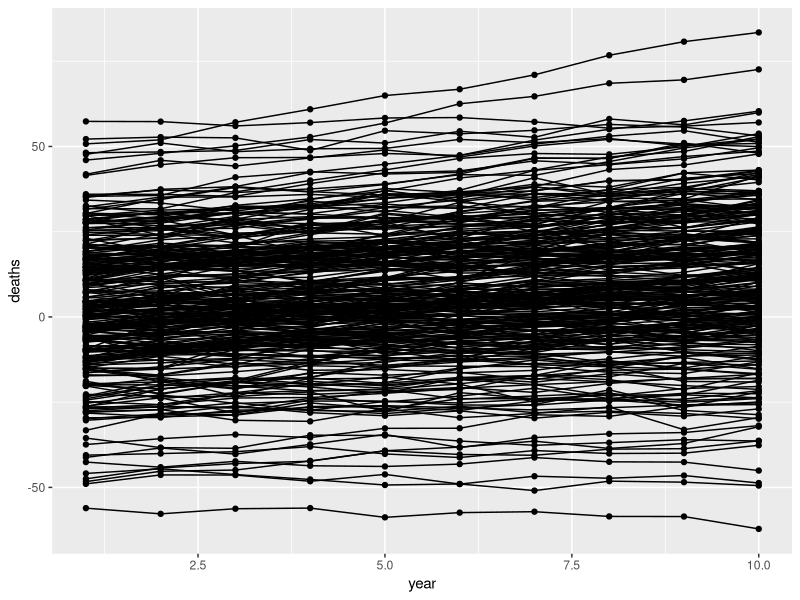
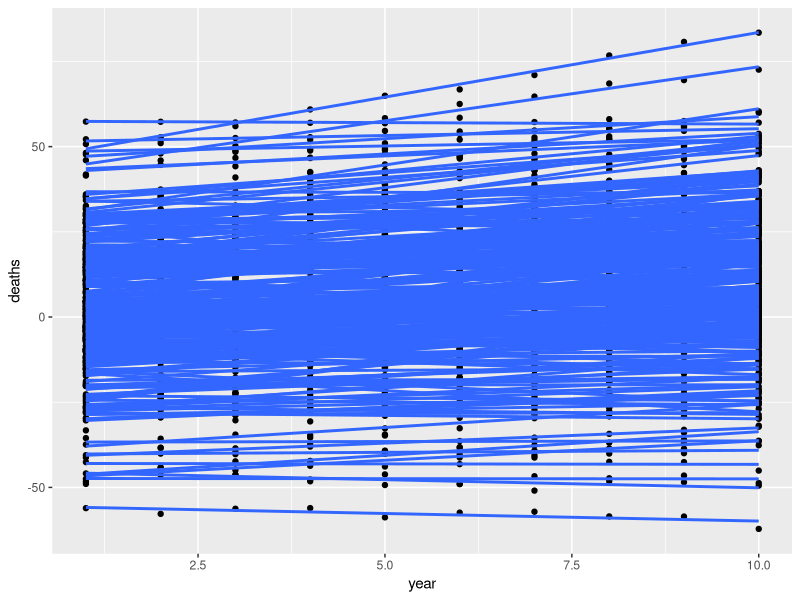
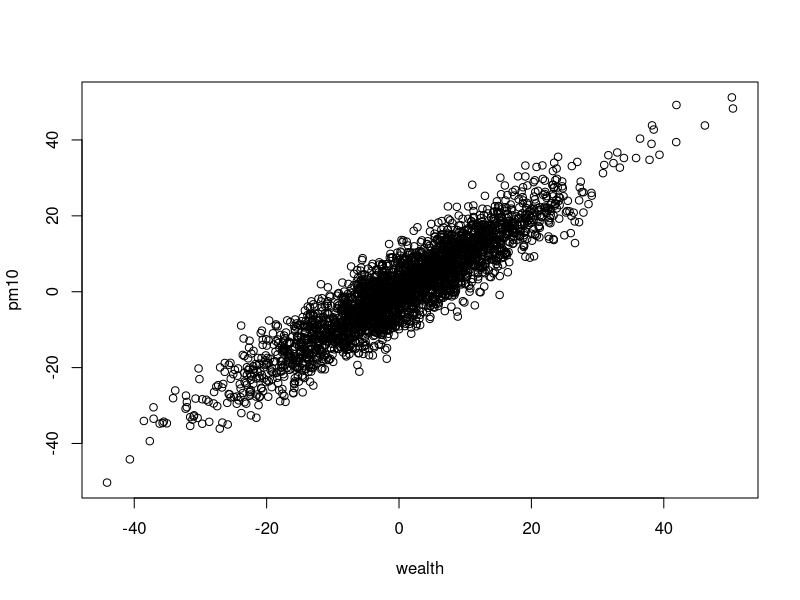

The R script that drew these images, in order: (Note: this script raises an error after producing the figures.)
## ---- chunk 1
#| warning: false
library(dplyr)
library(ggplot2)
## ---- chunk 2
nregion <- 300
region <- 1:300
wealth_int <- rnorm(nregion)
wealth_slope <- rnorm(nregion)
global_confounder <- rnorm(nregion, sd=10)
nyear <- 10

dat <- lapply(1:nregion, function(i)
  {
    tibble(
      region=i,
      year=1:nyear,
      # wealth goes up due to global confounder, year, random error
      wealth = global_confounder[i] + wealth_int[i] + year * wealth_slope[i] + rnorm(nyear),
      # PM10 only related to wealth and random error
      pm10 = wealth + rnorm(nyear, sd=5),
      # deaths go up due to global confounders, wealth, year and random term
      deaths = global_confounder[i] + wealth + rnorm(nyear) + year
    )
}) %>%
  bind_rows()
## ---- chunk 3
dat
## ---- chunk 4
ggplot(dat, aes(x=year, y=deaths)) +
  geom_point(aes(group=as.factor(region))) +
  geom_line(aes(group=as.factor(region)))
## ---- chunk 5
ggplot(dat, aes(x=year, y=deaths)) +
  geom_point(aes(group=as.factor(region))) +
  geom_smooth(method="lm", aes(group=as.factor(region)), se=FALSE)
## ---- chunk 6
plot(pm10 ~ wealth, dat)
## ---- chunk 7
summary(lm(deaths ~ wealth, dat))
## ---- chunk 8
summary(lm(deaths ~ pm10, dat))
## ---- chunk 9
summary(lm(deaths ~ wealth + as.factor(region) + as.factor(year), dat)) %>%
  coefficients %>% as_tibble %>% slice(n=2)
## ---- chunk 10
summary(lm(deaths ~ pm10 + as.factor(region) + as.factor(year), dat)) %>%
  coefficients %>% as_tibble %>% slice(n=2)
## ---- chunk 11
summary(lm(deaths ~ pm10 + wealth, dat)) %>%
  coefficients %>% as_tibble %>% slice(n=2)
## ---- chunk 12
dat2 <- group_by(dat, region) %>%
  summarise(
    delta_deaths = deaths[nyear] - deaths[1],
    delta_wealth = wealth[nyear] - wealth[1],
    delta_pm10 = pm10[nyear] - pm10[1]
  )
dat2

## ---- chunk 13
summary(lm(delta_deaths ~ delta_wealth, dat2))
## ---- chunk 14
summary(lm(delta_deaths ~ delta_pm10, dat2))
## ---- chunk 15
sessionInfo()
